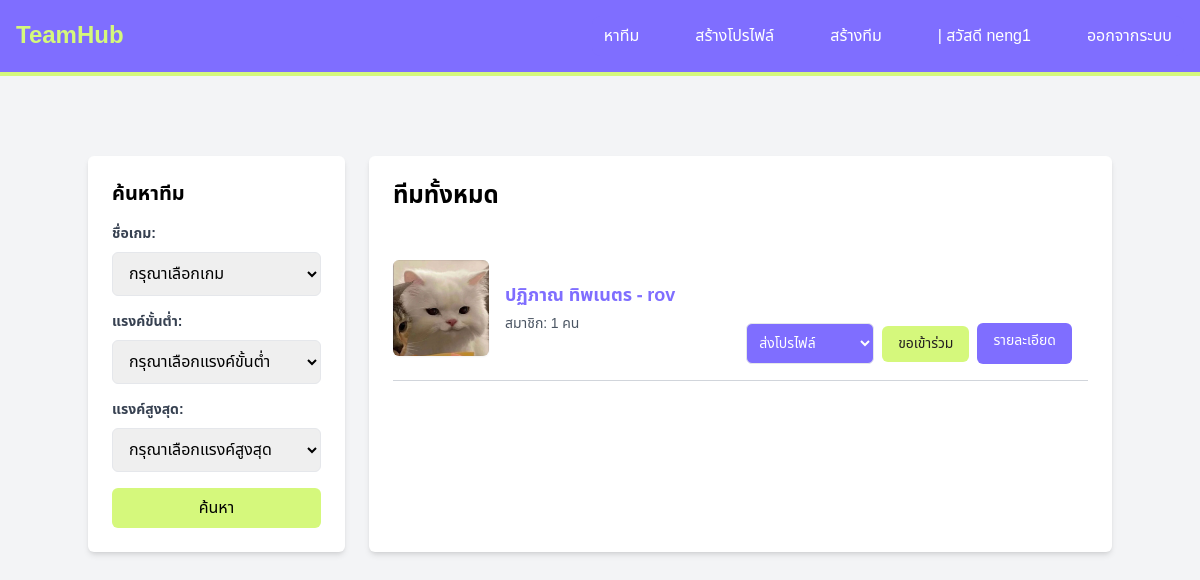
Page / (signed in) on the committed database.
### myesportapp/models.py (models this page shows, shortened)
class Team(models.Model):
    member = models.ForeignKey(User, on_delete=models.CASCADE, null=True, blank=False)
    name = models.CharField(max_length=100, null=True, blank=False)
    game = models.ForeignKey(Game, on_delete=models.CASCADE, null=True, blank=False)
    required_rank_min = models.CharField(max_length=100, null=True, blank=True)
    required_rank_max = models.CharField(max_length=100, null=True, blank=True)
    members_needed = models.IntegerField( null=True, blank=False)
    additional_details = models.TextField( null=True, blank=False)
    logo = models.ImageField(upload_to='team_logos/', blank=True, null=True)

class Game(models.Model):
    name = models.CharField(max_length=100, null=True, blank=False)
    rank1 = models.CharField(max_length=100, null=True, blank=False)
    rank2 = models.CharField(max_length=100,  null=True, blank=False)
    rank3 = models.CharField(max_length=100,  null=True, blank=False)
    rank4 = models.CharField(max_length=100,  null=True, blank=False)
    rank5 = models.CharField(max_length=100,  null=True, blank=False)
    rank6 = models.CharField(max_length=100,  null=True, blank=False)
    rank7 = models.CharField(max_length=100,  null=True, blank=False)
    rank8 = models.CharField(max_length=100, null=True, blank=False)
    rank9 = models.CharField(max_length=100,  null=True, blank=False)

### myesportapp/views.py (the view, shortened to what this page needs)
# urls.py: path('', team_list, name='team_list'),
def team_list(request):
    games = Game.objects.all()
    teams = Team.objects.annotate(
        member_count=Count('members')
    )
    rank_choices = {}
    for game in games:
        rank_choices[game.name.lower()] = {
            game.rank1: 1,
            game.rank2: 2,
            game.rank3: 3,
            game.rank4: 4,
            game.rank5: 5,
            game.rank6: 6,
            game.rank7: 7,
            game.rank8: 8,
            game.rank9: 9
        }
    game_name = request.GET.get('gameName')
    rank_min = request.GET.get('rankMin')
    rank_max = request.GET.get('rankMax')
    selected_game = Game.objects.filter(id=game_name).first() if game_name else None
    teams = teams.filter(member_count__lt=F('members_needed')).distinct()
    return render(request, 'home.html', {
        'teams': teams,
        'games': games,
        'rank_choices': rank_choices,
        'selected_game': selected_game,
        'selected_rank_min': rank_min,
        'selected_rank_max': rank_max,
    })

### myesportapp/templates/home.html (shortened to what this page needs)
<!DOCTYPE html>
<html lang="en">
<head>
    <script src="https://cdn.tailwindcss.com"></script>
</head>
<body class="bg-gray-100">
    {% include 'components/navbar.html' %}
    {% block content %}
    <div class="container mx-auto my-20 flex flex-col lg:flex-row space-y-6 lg:space-y-0 lg:space-x-6">
        <div class="max-w-md w-full bg-white p-6 rounded-md shadow-md lg:w-1/3">
            <h1 class="text-xl font-bold mb-4">ค้นหาทีม</h1>
            <form method="get" action="{% url 'team_list' %}">
                <div class="mb-4">
                    <label for="gameName" class="block text-gray-700 text-sm font-bold mb-2">ชื่อเกม:</label>
                    <select id="gameName" name="gameName" class="w-full px-3 py-2 border rounded-md" onchange="updateRankOptions()">
                        <option value="">กรุณาเลือกเกม</option>
                    </select>
                </div>
                <div class="mb-4">
                    <label for="rankMin" class="block text-gray-700 text-sm font-bold mb-2">แรงค์ขั้นต่ำ:</label>
                    <select id="rankMin" name="rankMin" class="w-full px-3 py-2 border rounded-md">
                        <option value="">กรุณาเลือกแรงค์ขั้นต่ำ</option>
                    </select>
                </div>
                <div class="mb-4">
                    <label for="rankMax" class="block text-gray-700 text-sm font-bold mb-2">แรงค์สูงสุด:</label>
                    <select id="rankMax" name="rankMax" class="w-full px-3 py-2 border rounded-md">
                        <option value="">กรุณาเลือกแรงค์สูงสุด</option>
                    </select>
                </div>
                <button type="submit" class="w-full bg-[#d5f87c] text-black px-4 py-2 rounded-md hover:bg-[#b4e766]">ค้นหา</button>
            </form>
        </div>
        <div class="max-w-4xl w-full bg-white p-6 rounded-md shadow-md lg:w-6/7 mx-auto mt-6">
            <h1 class="text-2xl font-bold mb-6 ">ทีมทั้งหมด</h1>
            <ul>
                {% for team in teams %}
                <li class="relative flex items-start justify-between border-b border-gray-300 py-6">
                    <div class="flex items-center space-x-4">
                        {% if team.logo %}
                        <img src="{{ team.logo.url }}" alt="{{ team.name }} logo" class="w-24 h-24 rounded-md shadow-sm">
                        {% endif %}
                        <div>
                            <span class="text-lg font-semibold text-[#7f6eff]">{{ team.name }} - {{ team.game.name }}</span>
                            <p class="text-sm text-gray-600 mt-1">สมาชิก: {{ team.member_count }} คน</p>
                        </div>
                    </div>
                    <div class="absolute bottom-4 right-4 flex space-x-2">
                        <form action="{% url 'join_team' team.id %}" method="post" class="flex items-center space-x-2">
                            <div class="relative">
                                <select id="player_profile" name="player_profile" required class="p-2 w-32 border rounded-md bg-[#7f6eff] text-white hover:bg-[#6b5be6] text-sm">
                                    <option value="" selected disabled>ส่งโปรไฟล์</option>
                                </select>
                            </div>
                            <button type="submit" class="bg-[#d5f87c] text-[#241f20] px-4 py-2 text-sm rounded-md hover:bg-[#b4e766] transition-colors">ขอเข้าร่วม</button>
                        </form>
                        <a href="{% url 'team_detail' pk=team.id %}" class="bg-[#7f6eff] text-white px-4 py-2 text-sm rounded-md hover:bg-[#6b5be6] transition-colors">รายละเอียด</a>
                    </div>
                </li>
                {% empty %}
                <li class="text-center py-4 text-gray-500">ไม่พบทีมที่ตรงกับการค้นหา</li>
                {% endfor %}
            </ul>
        </div>
    {% endblock %}
</body>
</html>

### myesportapp/templates/components/navbar.html (shortened to what this page needs)
<!DOCTYPE html>
<html lang="en">
<head>
    <script src="https://cdn.tailwindcss.com"></script>
</head>
<body>
    <nav class="bg-[#7f6eff] border-b-4 border-[#d5f87c]">
        <div class="max-w-screen-xl flex flex-wrap items-center justify-between mx-auto p-4">
            <a href="/" class="flex items-center space-x-3 rtl:space-x-reverse">
                <span class="self-center text-2xl font-semibold text-[#d5f87c] whitespace-nowrap">TeamHub</span>
            </a>
            <div class="hidden w-full md:block md:w-auto" id="navbar-default">
                <ul class="font-medium flex flex-col p-4 md:p-0 mt-4 border border-gray-100 rounded-lg bg-[#7f6eff] md:flex-row md:space-x-8 rtl:space-x-reverse md:mt-0 md:border-0">
                    <li>
                        <a href="/" class="block py-2 px-3 text-white rounded hover:bg-[#d5f87c] hover:text-black">หาทีม</a>
                    </li>
                    <li>
                        <a href="/profile" class="block py-2 px-3 text-white rounded hover:bg-[#d5f87c] hover:text-black">สร้างโปรไฟล์</a>
                    </li>
                    <li>
                        <a href="/create_team" class="block py-2 px-3 text-white rounded hover:bg-[#d5f87c] hover:text-black">สร้างทีม</a>
                    </li>
                    {% if user.is_authenticated %}
                        <li class="relative">
                            <button onclick="toggleDropdown()" class="block py-2 px-3 text-white rounded hover:bg-[#d5f87c] hover:text-black">| สวัสดี {{ user.username }}</button>
                        </li>
                        <li>
                            <a href="{% url 'logout' %}" class="block py-2 px-3 text-white rounded hover:bg-[#d5f87c] hover:text-black">ออกจากระบบ</a>
                        </li>
                    {% else %}
                        <li>
                            <a href="{% url 'login' %}" class="block py-2 px-3 text-white rounded hover:bg-[#d5f87c] hover:text-black">เข้าสู่ระบบ</a>
                        </li>
                    {% endif %}
                </ul>
            </div>
        </div>
    </nav>
</body>
</html>

### myesportapp/templates/components/navbar.html (style rules this page uses)
body { font-family: 'Noto Sans Thai', sans-serif; background-color: #e5e7eb; }
.font-bold { font-weight: 700; }

### rows in the picture
Team: logo (picture), name "ปฏิภาณ ทิพเนตร", game.name "rov", member_count "1"

### other values in the picture
{{ user.username }} "neng1"
